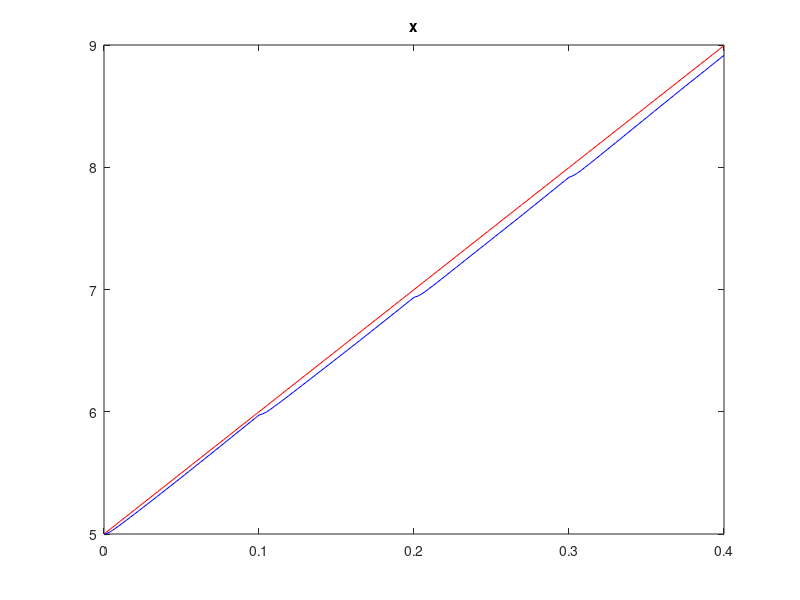
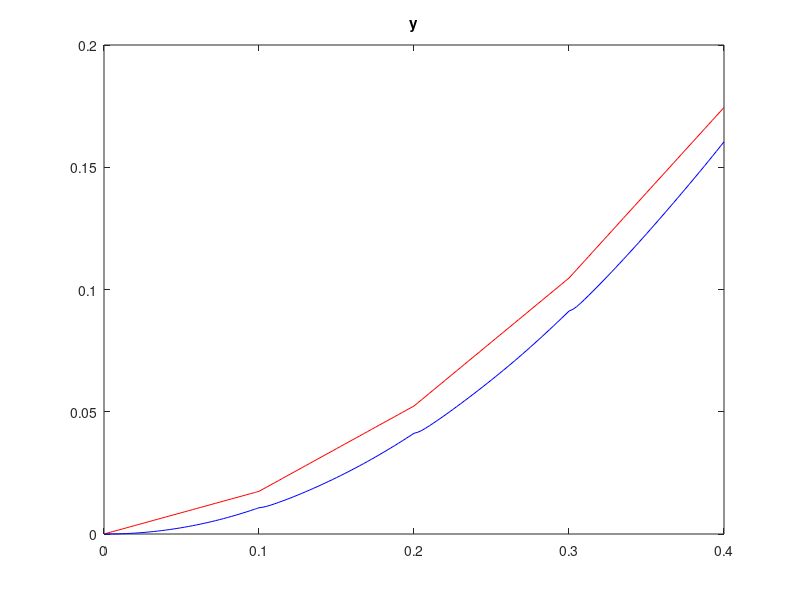
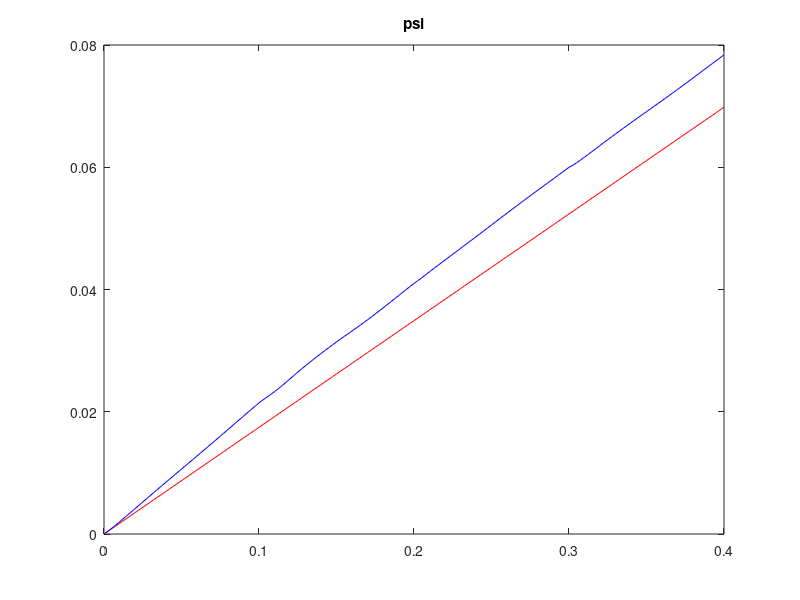
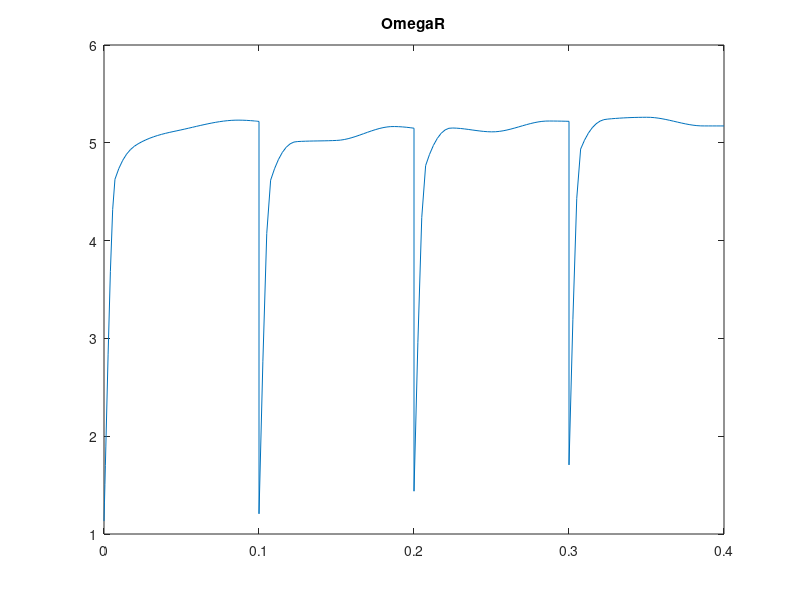

Here is the MATLAB script that generated these plots, in order:
data = load('plantData');

time = [data.plant_tout];
y    = [data.plant_yout];
u    = [data.plant_uout];
yref = [data.plant_yrefout];

dt   = 1;

figure
plot(time,yref(1,:),'r')
hold on
plot(time,y(1,:),'b')
title('x')

figure
plot(time,yref(2,:),'r')
hold on
plot(time,y(2,:),'b')
title('y')

figure
plot(time,yref(3,:),'r')
hold on
plot(time,y(3,:),'b')
title('psi')

figure
plot(time(1,1:dt:end),u(1,1:dt:end))
title('OmegaR')

figure
plot(time(1,1:dt:end),u(2,1:dt:end))
title('OmegaL')

figure
plot(yref(1,:),yref(2,:),'r')
hold on
plot(y(1,:),y(2,:),'b')
title('Trajectory')

